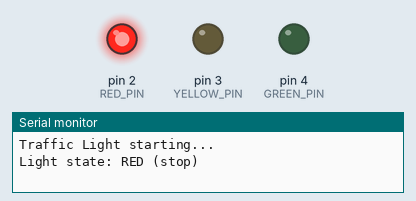
This sketch was run on a simulated Arduino Uno, built with avr-gcc and run on an emulated ATmega328P. Shown: output pins drawn as LEDs (lit = HIGH), the last lines printed to the serial monitor.

Above: at 1.5 s.
At 4.0 s:
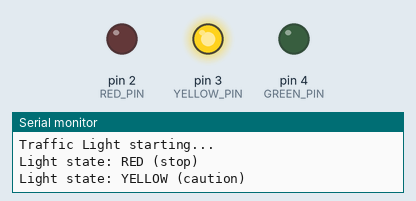
At 7.5 s:
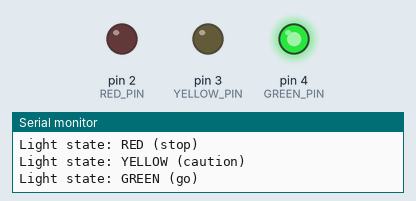
Timing chart, 0 to 13.0 s (numbered marks = the images above):
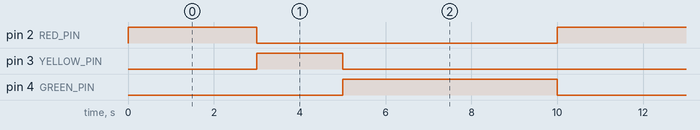

Measured:
- by itself, pin 2 (RED_PIN): alternates HIGH for 3.0 s and LOW for 7.0 s
- by itself, pin 3 (YELLOW_PIN): alternates HIGH for 2.0 s and LOW for 8.0 s
- by itself, pin 4 (GREEN_PIN): alternates HIGH for 5.0 s and LOW for 5.0 s

The sketch:

Traffic-Light.ino
```cpp
// 003 - Traffic Light
// A simple three-LED traffic light that cycles Red -> Yellow -> Green
// with realistic timing, and reports the current light in the Serial Monitor.
// Board: Arduino Uno
// Wiring: Red LED -> pin 2, Yellow LED -> pin 3, Green LED -> pin 4,
//         each through a 220 ohm resistor to GND.

// Pin constants for the three lights
const int RED_PIN = 2;
const int YELLOW_PIN = 3;
const int GREEN_PIN = 4;

// Timing constants in milliseconds (1000 ms = 1 second)
const unsigned long RED_TIME_MS = 3000;     // Red stays on for 3 seconds
const unsigned long YELLOW_TIME_MS = 2000;  // Yellow stays on for 2 seconds
const unsigned long GREEN_TIME_MS = 5000;   // Green stays on for 5 seconds

void setup() {
  // Set all three light pins as outputs
  pinMode(RED_PIN, OUTPUT);
  pinMode(YELLOW_PIN, OUTPUT);
  pinMode(GREEN_PIN, OUTPUT);

  Serial.begin(9600);
  Serial.println("Traffic Light starting...");
}

// Helper: turn on exactly one light and turn the other two off
void setLight(int onPin) {
  digitalWrite(RED_PIN, onPin == RED_PIN ? HIGH : LOW);
  digitalWrite(YELLOW_PIN, onPin == YELLOW_PIN ? HIGH : LOW);
  digitalWrite(GREEN_PIN, onPin == GREEN_PIN ? HIGH : LOW);
}

void loop() {
  // Red phase: stop traffic
  setLight(RED_PIN);
  Serial.println("Light state: RED (stop)");
  delay(RED_TIME_MS);

  // Yellow phase: get ready to go
  setLight(YELLOW_PIN);
  Serial.println("Light state: YELLOW (caution)");
  delay(YELLOW_TIME_MS);

  // Green phase: go
  setLight(GREEN_PIN);
  Serial.println("Light state: GREEN (go)");
  delay(GREEN_TIME_MS);

  // loop() restarts, so the light cycles forever
}
```
